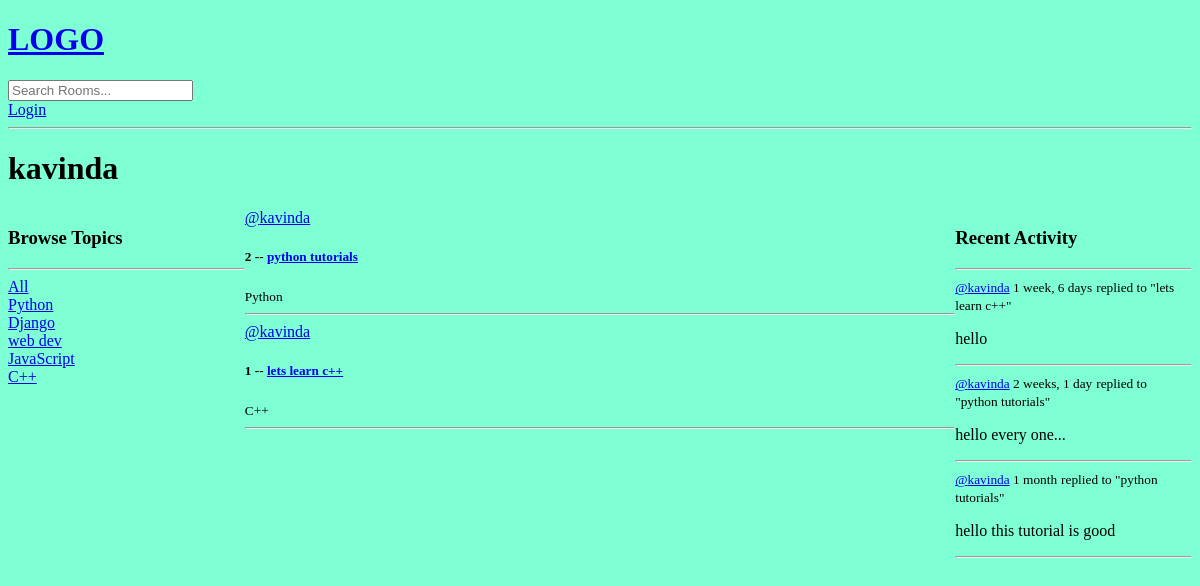
/profile/1/, run on an earlier commit of the app's database.
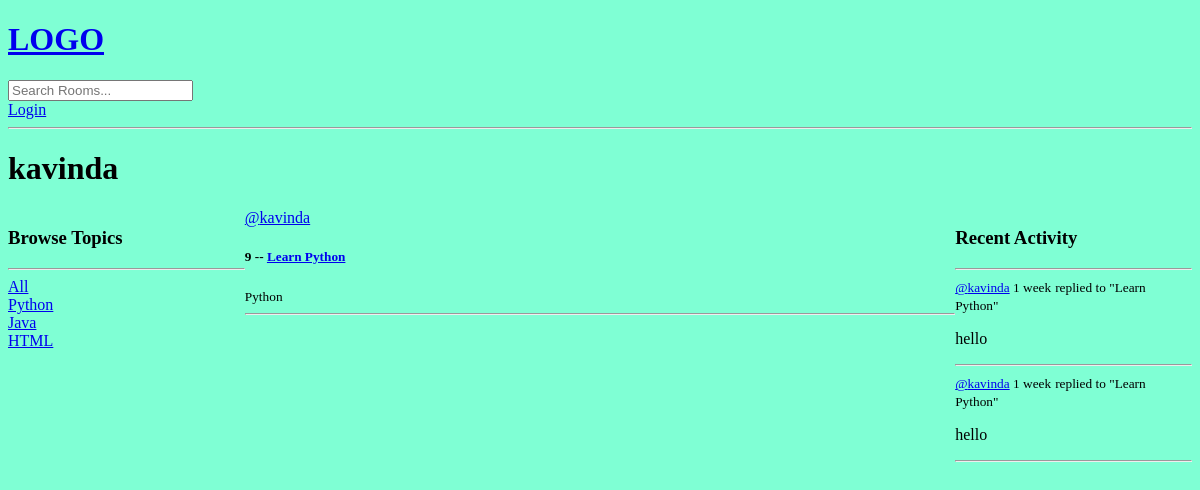
And on a later commit of the database.
### base/models.py (models this page shows, shortened)
class Topic(models.Model):
    name = models.CharField(max_length=200)

class Room(models.Model):
    host = models.ForeignKey(User, on_delete=models.SET_NULL, null=True)
    topic = models.ForeignKey(Topic, on_delete=models.SET_NULL, null=True)
    name = models.CharField(max_length=200)
    description = models.TextField(null=True, blank=True) # database field (can Empty), form field (can Empty)
    participants = models.ManyToManyField(User, related_name='participant', blank=True)
    updated = models.DateTimeField(auto_now=True) # everytime save (or updated) the field
    created = models.DateTimeField(auto_now_add=True) # first time created the field
    class Meta:
        ordering = ['-updated', '-created'] # ('-' for reverse the order)
    def __str__(self):
        return self.name

class Message(models.Model):
    user = models.ForeignKey(User, on_delete=models.CASCADE)
    room = models.ForeignKey(Room, on_delete=models.CASCADE) # when room delete, delete all chiled messages
    body = models.TextField()
    updated = models.DateTimeField(auto_now=True)
    created = models.DateTimeField(auto_now_add=True)
    class Meta:
        ordering = ['-updated', '-created']
    def __str__(self):
        return self.body[0:50]

### base/views.py (the view)
# urls.py: path('profile/<str:pk>/', views.userProfile, name='user-profile'),
def userProfile(request, pk):
    user = User.objects.get(id=pk)
    rooms = user.room_set.all()
    room_messages = user.message_set.all()
    topics = Topic.objects.all()
    context = {
        'user': user,
        'rooms': rooms,
        'room_messages': room_messages,
        'topics': topics
        }
    return render(request, 'base/profile.html', context)

### base/templates/base/profile.html (shortened to what this page needs)
{% extends 'main.html' %}
{% block content %}
<h1>{{user.username}}</h1>
<div class="profile-container">
    <div>{% include 'base/topics_component.html' %}</div>
    <div>{% include 'base/feed_component.html' %}</div>
    <div>{% include 'base/activity_component.html' %}</div>
</div>
{% endblock content %}

### templates/main.html (shortened to what this page needs)
<!DOCTYPE html>
{% load static %}
<html lang="en">
<head>
  <link rel="stylesheet" href="{% static 'styles/main.css' %}">
</head>
<body>
  {% include 'navbar.html' %}
  {% block content %}
  {% endblock content %}
</body>
</html>

### templates/navbar.html
<a href="/">
  <h1>LOGO</h1>
</a>
<form method="GET" action="{% url 'home' %}">
  <input type="text" name="q" placeholder="Search Rooms..." />
</form>
{% if request.user.is_authenticated %}
<p>Hello {{request.user}}</p>
<a href="{% url 'logout' %}">Logout</a>
{% else %}
<a href="{% url 'login' %}">Login</a>
{% endif %}
<hr />

### base/templates/base/topics_component.html
<h3>Browse Topics</h3>
<hr />
<div>
    <a href="{% url 'home' %}">All</a>
</div>
{% for topic in topics %}
<div>
    <a href="{% url 'home' %}?q={{topic.name}}">{{topic.name}}</a>
</div>
{% endfor %}

### base/templates/base/feed_component.html (shortened to what this page needs)
<div>
    {% for room in rooms %}
    <div>
        <a href="{% url 'user-profile' room.host.id %}">@{{room.host.username}}</a>
        <h5>
            {{room.id}} -- <a href="{% url 'room' room.id %}">{{room.name}}</a>
        </h5>
        <small>{{room.topic.name}}</small>
        <hr />
    </div>
    {% endfor %}
</div>

### base/templates/base/activity_component.html (shortened to what this page needs)
<h3>Recent Activity</h3>
<hr>
{% for message in room_messages %}
<div>
    <small><a href="{% url 'user-profile' message.user.id%}">@{{message.user}}</a> {{message.created|timesince}}</small>
    <small>replied to "{{message.room}}"</small>
    <p>{{message}}</p>
    <hr>
</div>
{% endfor %}

### static/styles/main.css (style rules this page uses)
body { background-color: aquamarine; }

### base/templates/base/profile.html (style rules this page uses)
.profile-container { display: grid; grid-template-columns: 1fr 3fr 1fr; }

What changed in the data, as far as the page shows it:
removed Topic: name "Django"
removed Topic: name "web dev"
removed Topic: name "JavaScript"
removed Topic: name "C++"
removed Room: host.username "kavinda", id "2", name "python tutorials", topic.name "Python"
removed Room: host.username "kavinda", id "1", name "lets learn c++", topic.name "C++"
removed Message: user "kavinda", created "1 week, 6 days", room "lets learn c++", body "hello"
removed Message: user "kavinda", created "2 weeks, 1 day", room "python tutorials", body "hello every one..."
removed Message: user "kavinda", created "1 month", room "python tutorials", body "hello this tutorial is good"
added Topic: name "Java"
added Topic: name "HTML"
added Room: host.username "kavinda", id "9", name "Learn Python", topic.name "Python"
added Message: user "kavinda", created "1 week", room "Learn Python", body "hello"
added Message: user "kavinda", created "1 week", room "Learn Python", body "hello"
